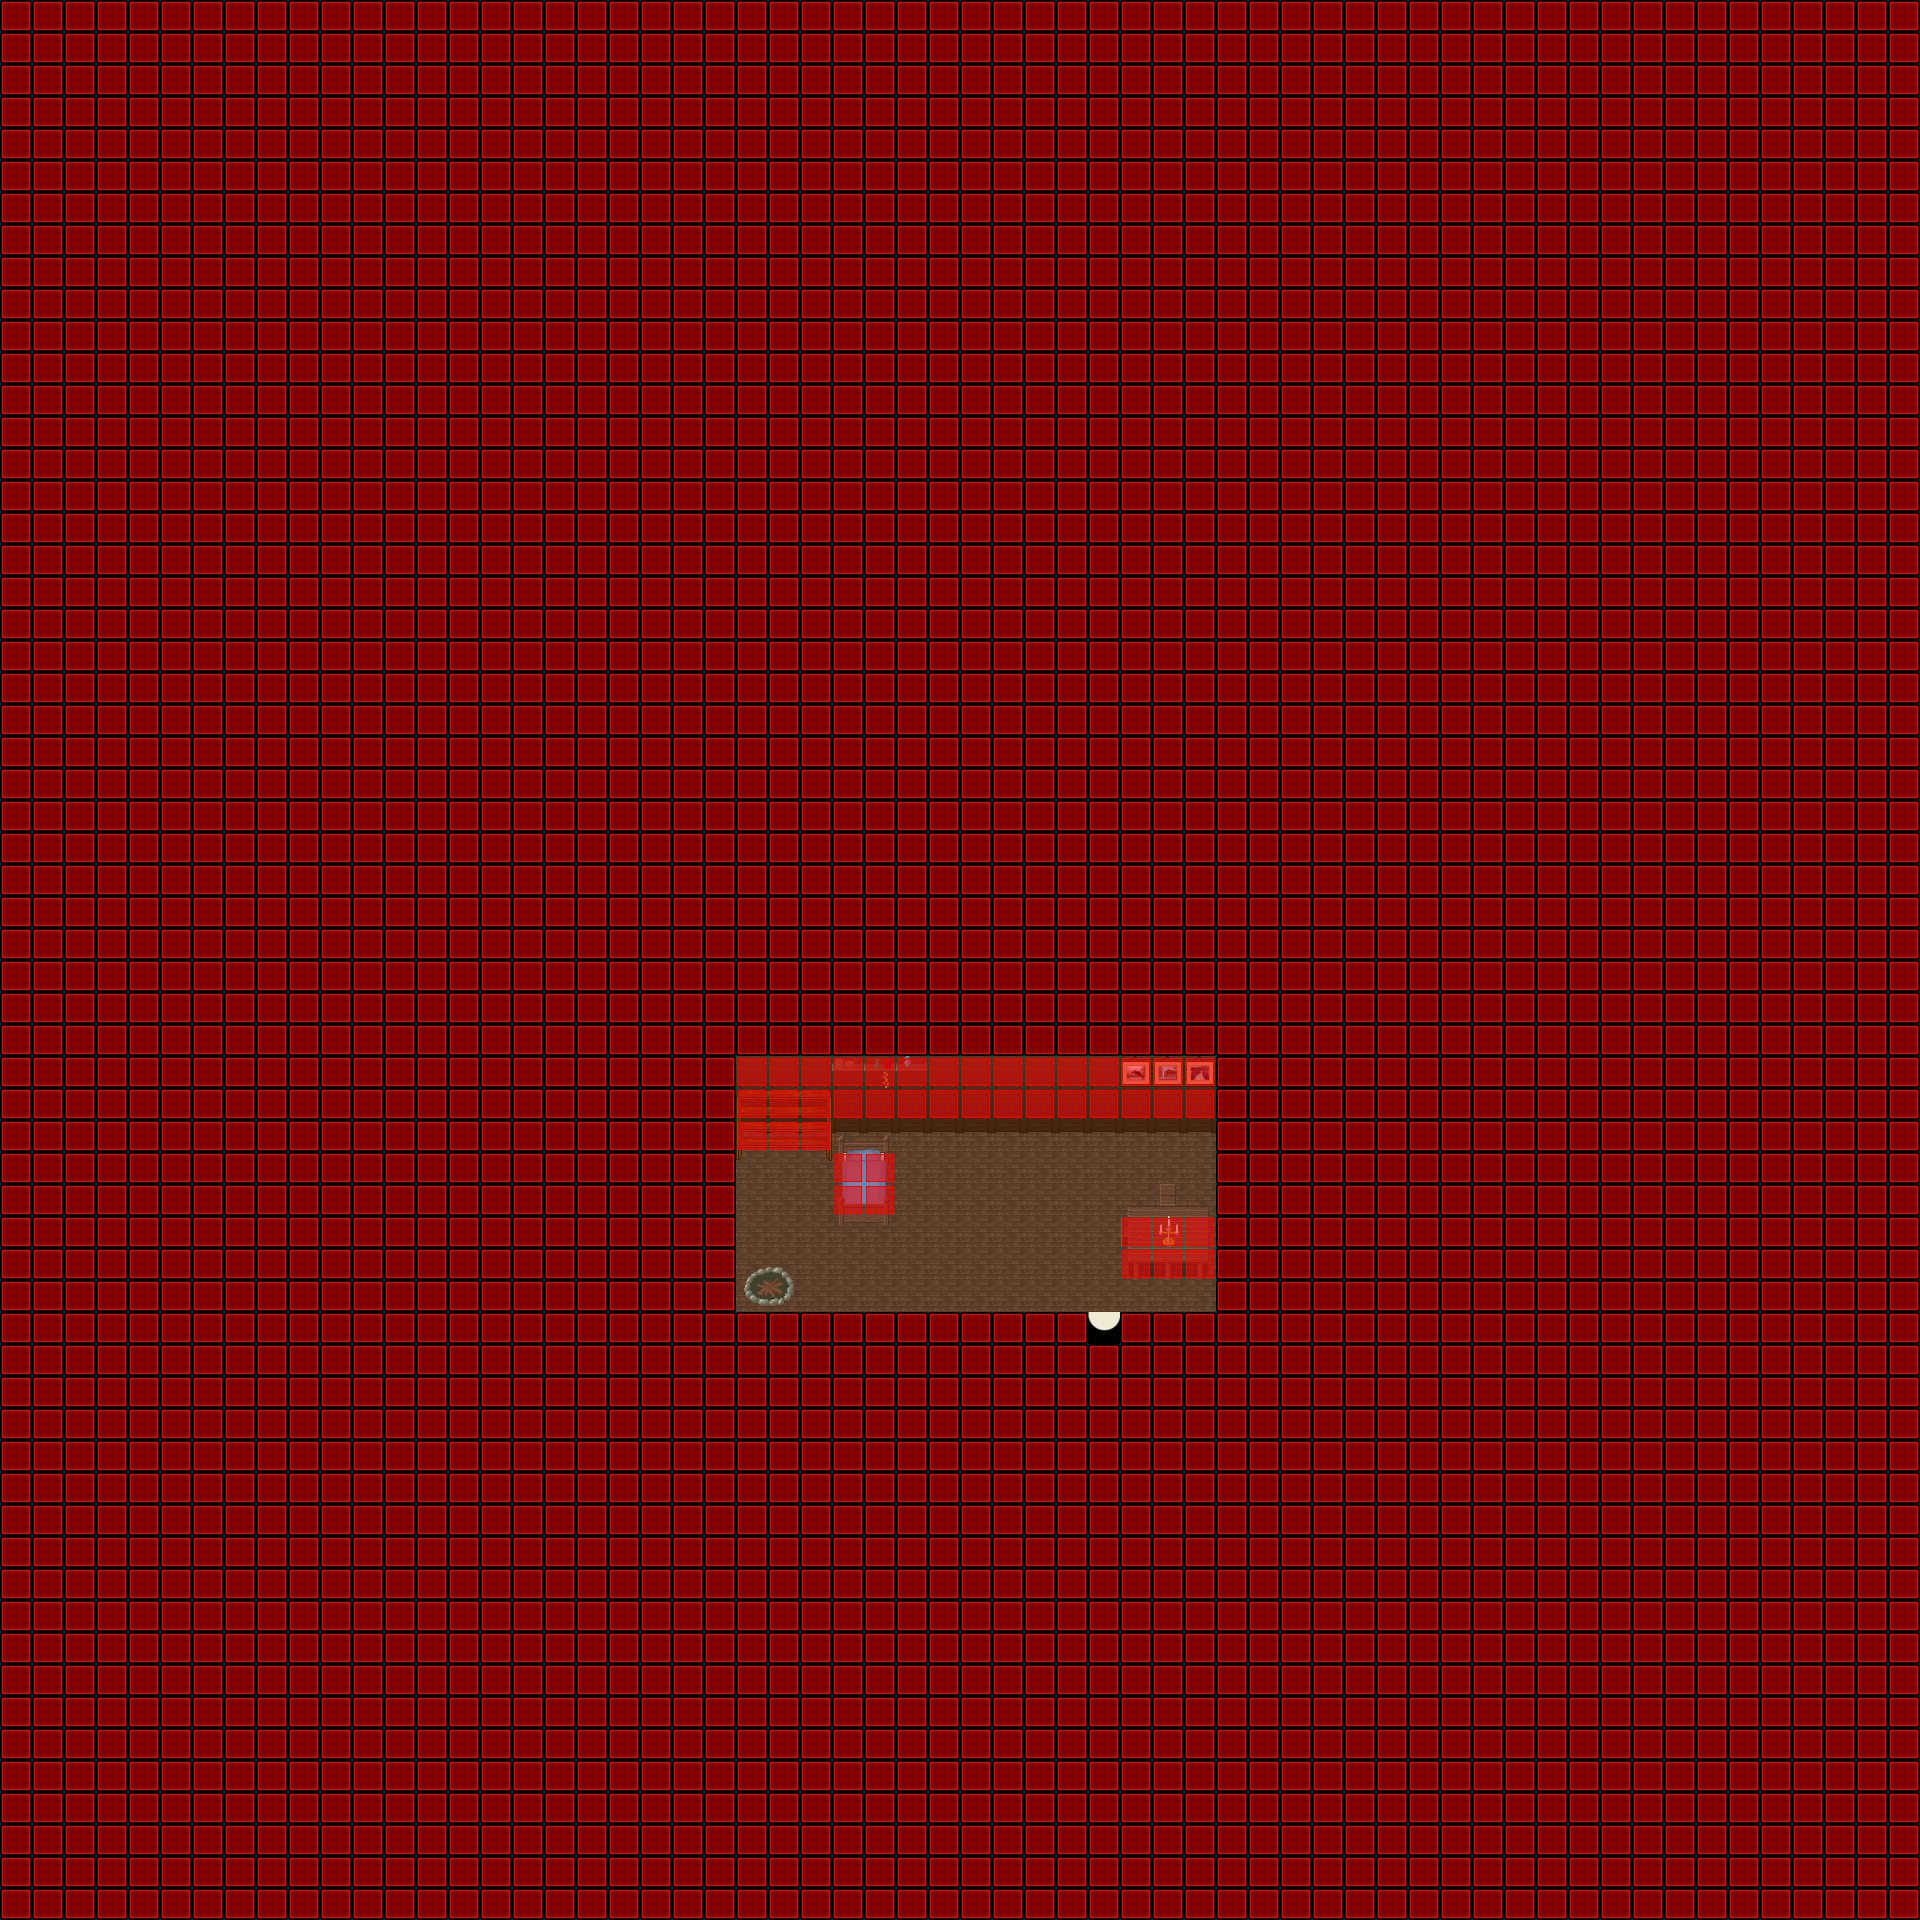

This game map was drawn from its Tiled (.tmx) file and the tilesets committed beside it. A one-line description and the trimmed map source follow:
An orthogonal 60x60 tile map with 32x32 px tiles, 7 tile layers (Ground, Ground, Ground, Ground, ...), 6 tilesets and 2 objects (SCRIPT, WARP).

<map version="1.0" orientation="orthogonal" width="60" height="60" tilewidth="32" tileheight="32">
 <properties>
  <property name="music" value="faith.ogg" />
 </properties>
 <tileset firstgid="1" name="collision1_32_32" tilewidth="32" tileheight="32">
  <image source="../graphics/tiles/collision1_32_32.png" width="1024" height="1024" />
 </tileset>
 <tileset firstgid="1025" name="indoor3_32_32" tilewidth="32" tileheight="32">
  <image source="../graphics/tiles/indoor3_32_32.png" width="1024" height="1024" />
 </tileset>
 <tileset firstgid="2049" name="indoor2_32_32" tilewidth="32" tileheight="32">
  <image source="../graphics/tiles/indoor2_32_32.png" width="1024" height="1024" />
 </tileset>
 <tileset firstgid="3073" name="indoor2_32_64" tilewidth="32" tileheight="64">
  <image source="../graphics/tiles/indoor2_32_64.png" width="1024" height="1024" />
 </tileset>
 <tileset firstgid="3585" name="indoor2_32_96" tilewidth="32" tileheight="96">
  <image source="../graphics/tiles/indoor2_32_96.png" width="1024" height="960" />
 </tileset>
 <tileset firstgid="3905" name="indoor1_32_64" tilewidth="32" tileheight="64">
  <image source="../graphics/tiles/indoor1_32_64.png" width="1024" height="1024" />
 </tileset>
 <layer name="Ground" width="60" height="60">
  <data>[3600 cells, 3600 non-empty, 7 distinct tile ids]</data>
 </layer>
 <layer name="Ground" width="60" height="60">
  <data>[3600 cells, 45 non-empty, 3 distinct tile ids]</data>
 </layer>
 <layer name="Ground" width="60" height="60">
  <data>[3600 cells, 21 non-empty, 21 distinct tile ids]</data>
 </layer>
 <layer name="Ground" width="60" height="60">
  <data>[3600 cells, 1 non-empty, 1 distinct tile ids]</data>
 </layer>
 <layer name="Fringe" width="60" height="60">
  <data>[3600 cells, 3 non-empty, 3 distinct tile ids]</data>
 </layer>
 <layer name="Over" width="60" height="60">
  <data>[3600 cells, 3 non-empty, 3 distinct tile ids]</data>
 </layer>
 <layer name="Collision" width="60" height="60">
  <data>[3600 cells, 3522 non-empty, 1 distinct tile ids]</data>
 </layer>
 <objectgroup name="Object" width="60" height="60">
  <object name="External Map Events" type="SCRIPT" x="0" y="0">
   <properties>
    <property name="FILENAME" value="scripts/maps/iw-nelaro-house23-o00-o00-o00.lua" />
   </properties>
  </object>
  <object name="Warp to city" type="WARP" x="1087" y="1313" width="32" height="32">
   <properties>
    <property name="DEST_MAP" value="ow-o0000-n0004-o0000" />
    <property name="DEST_X" value="2352" />
    <property name="DEST_Y" value="4976" />
   </properties>
  </object>
 </objectgroup>
</map>
